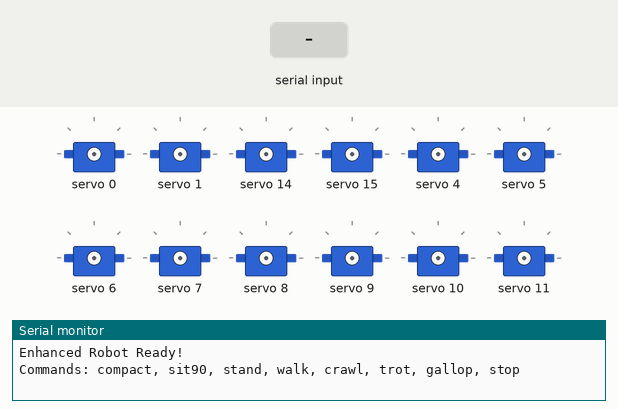
This sketch was run on a simulated Arduino Uno, built with avr-gcc and run on an emulated ATmega328P. On the bench: 12 × servo, the last lines printed to the serial monitor. The test bench sets the inputs (shaded band).

Above: at 1.2 s.
1.3 s: "crawl\n" received over Serial
At 2.5 s:
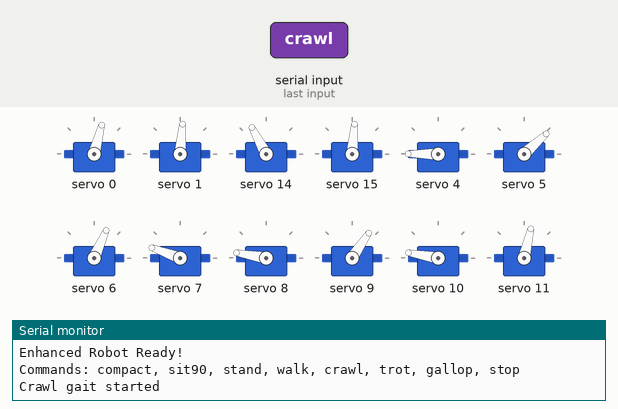
4.3 s: "compact\n" received over Serial
At 6.97 s:
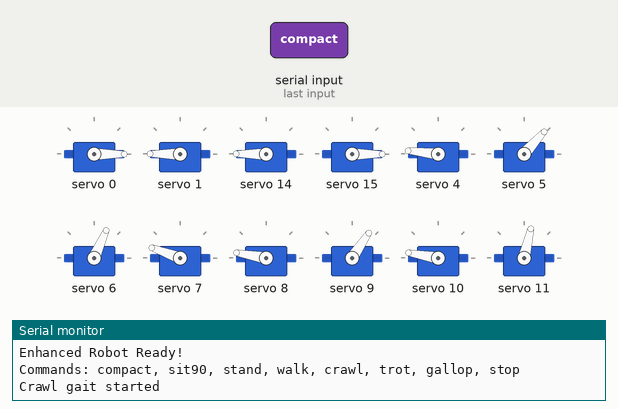
7.3 s: "sit90\n" received over Serial
At 9.6 s:
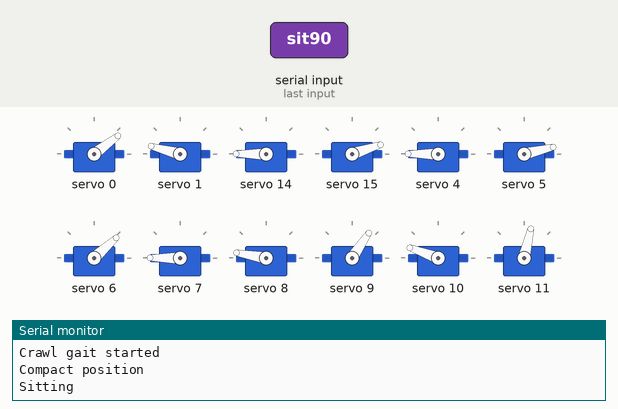
10.3 s: "stand\n" received over Serial
At 13.0 s:
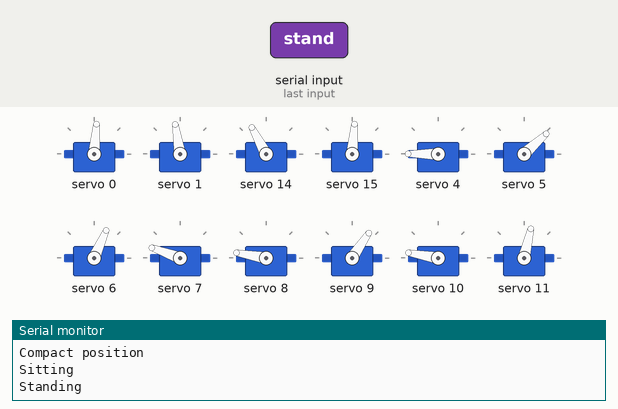
13.3 s: "gallop\n" received over Serial
Timing chart, 0 to 20.3 s (numbered marks = the images above; inputs shaded):
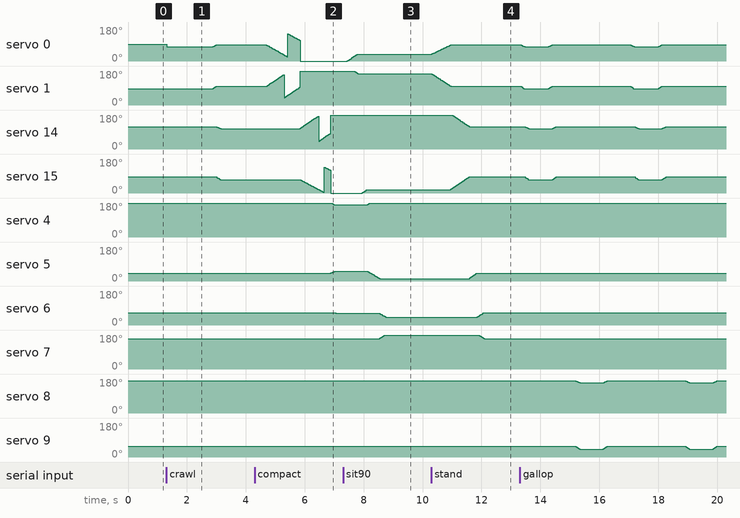

The sketch:

QuadrupedRobot_Simple_v2.ino
```cpp
// Simple Gait Implementation - Based on your existing code
#include <Wire.h>
#include <Adafruit_PWMServoDriver.h>

Adafruit_PWMServoDriver pwm = Adafruit_PWMServoDriver();

// Your existing variables
String inputString = "";
boolean stringComplete = false;
int currentPos[16];

// Simple gait control
bool continuousWalk = false;
int walkType = 0; // 0=stop, 1=crawl, 2=trot, 3=gallop
int stepCounter = 0;

// Your existing functions (unchanged)
void smoothSetPWM(uint8_t channel, int target, int speed = 1, int delayMs = 3) {
  int current = currentPos[channel];
  if (current == 0) current = target;
  int step = (current < target) ? 1 : -1;

  for (int pos = current; pos != target; pos += step * speed) {
    pwm.setPWM(channel, 0, pos);
    delay(delayMs);
  }

  pwm.setPWM(channel, 0, target);
  currentPos[channel] = target;
}

void smoothSetPair(uint8_t chA, int tgtA, uint8_t chB, int tgtB, int speed = 1, int delayMs = 3) {
  int curA = currentPos[chA];
  int curB = currentPos[chB];

  if (curA == 0) curA = tgtA;
  if (curB == 0) curB = tgtB;

  int maxSteps = max(abs(tgtA - curA), abs(tgtB - curB)) / speed;
  for (int i = 1; i <= maxSteps; i++) {
    int posA = curA + ((tgtA - curA) * i) / maxSteps;
    int posB = curB + ((tgtB - curB) * i) / maxSteps;
    pwm.setPWM(chA, 0, posA);
    pwm.setPWM(chB, 0, posB);
    delay(delayMs);
  }

  pwm.setPWM(chA, 0, tgtA);
  pwm.setPWM(chB, 0, tgtB);
  currentPos[chA] = tgtA;
  currentPos[chB] = tgtB;
}

void compact() {
  smoothSetPair(0, 80, 1, 570);
  smoothSetPair(14, 570, 15, 80);
  smoothSetPair(4, 470, 5, 220);
  smoothSetPair(6, 240, 7, 450);
  smoothSetPair(8, 470, 9, 230);
  smoothSetPair(10, 450, 11, 275);
}

void sit90() {
  smoothSetPair(0, 190, 1, 460);
  smoothSetPair(14, 500, 15, 150);
  smoothSetPair(4, 560, 5, 140);
  smoothSetPair(6, 200, 7, 500);
  smoothSetPair(8, 470, 9, 230);
  smoothSetPair(10, 450, 11, 275);
}

void standstraight() {
  smoothSetPair(0, 290, 1, 320);
  smoothSetPair(14, 360, 15, 290);
  smoothSetPair(4, 500, 5, 200);
  smoothSetPair(6, 250, 7, 450);
  smoothSetPair(8, 470, 9, 230);
  smoothSetPair(10, 470, 11, 275);
}

// Your original walk function
void walk() {
  int i = 0;
  while(i < 10) {
    smoothSetPair(0, 290, 1, 290);
    smoothSetPair(14, 360, 15, 290);
    smoothSetPair(4, 500, 5, 200);
    smoothSetPair(6, 250, 7, 430);
    smoothSetPair(8, 470, 9, 230);
    smoothSetPair(10, 470, 11, 275);
    delay(1000);

    smoothSetPair(0, 260, 1, 320);
    smoothSetPair(14, 390, 15, 260);
    smoothSetPair(4, 500, 5, 180);
    smoothSetPair(6, 250, 7, 450);
    smoothSetPair(8, 470, 9, 230);
    smoothSetPair(10, 470, 11, 275);
    delay(1000);
    i++;
  }
}

// NEW: Crawl gait - one leg at a time
void crawlStep() {
  int legSequence[4][12] = {
    // Front Left lift
    {270, 290, 360, 290, 500, 200, 250, 450, 470, 230, 470, 275},
    // Front Right lift
    {290, 320, 340, 260, 500, 200, 250, 450, 470, 230, 470, 275},
    // Back Left lift
    {290, 320, 360, 290, 500, 200, 250, 450, 450, 200, 470, 275},
    // Back Right lift
    {290, 320, 360, 290, 500, 200, 250, 450, 470, 230, 450, 245}
  };

  int leg = stepCounter % 4;

  // Move all servos to the position for this leg
  smoothSetPair(0, legSequence[leg][0], 1, legSequence[leg][1]);
  smoothSetPair(14, legSequence[leg][2], 15, legSequence[leg][3]);
  smoothSetPair(4, legSequence[leg][4], 5, legSequence[leg][5]);
  smoothSetPair(6, legSequence[leg][6], 7, legSequence[leg][7]);
  smoothSetPair(8, legSequence[leg][8], 9, legSequence[leg][9]);
  smoothSetPair(10, legSequence[leg][10], 11, legSequence[leg][11]);

  delay(1500); // Hold position
  stepCounter++;
}

// NEW: Trot gait - diagonal pairs
void trotStep() {
  if (stepCounter % 2 == 0) {
    // Front-left and back-right up
    smoothSetPair(0, 270, 1, 290);   // FL lift
    smoothSetPair(14, 360, 15, 290); // FR ground
    smoothSetPair(4, 500, 5, 200);
    smoothSetPair(6, 250, 7, 450);
    smoothSetPair(8, 470, 9, 230);   // BL ground
    smoothSetPair(10, 450, 11, 245); // BR lift
  } else {
    // Front-right and back-left up
    smoothSetPair(0, 290, 1, 320);   // FL ground
    smoothSetPair(14, 340, 15, 260); // FR lift
    smoothSetPair(4, 500, 5, 200);
    smoothSetPair(6, 250, 7, 450);
    smoothSetPair(8, 450, 9, 200);   // BL lift
    smoothSetPair(10, 470, 11, 275); // BR ground
  }

  delay(800);
  stepCounter++;
}

// NEW: Gallop gait - front legs together, back legs together
void gallopStep() {
  if (stepCounter % 4 == 0) {
    // Front legs up
    smoothSetPair(0, 270, 1, 290);
    smoothSetPair(14, 340, 15, 260);
    smoothSetPair(4, 500, 5, 200);
    smoothSetPair(6, 250, 7, 450);
    smoothSetPair(8, 470, 9, 230);
    smoothSetPair(10, 470, 11, 275);
  } else if (stepCounter % 4 == 1) {
    // Front legs down
    smoothSetPair(0, 290, 1, 320);
    smoothSetPair(14, 360, 15, 290);
    smoothSetPair(4, 500, 5, 200);
    smoothSetPair(6, 250, 7, 450);
    smoothSetPair(8, 470, 9, 230);
    smoothSetPair(10, 470, 11, 275);
  } else if (stepCounter % 4 == 2) {
    // Back legs up
    smoothSetPair(0, 290, 1, 320);
    smoothSetPair(14, 360, 15, 290);
    smoothSetPair(4, 500, 5, 200);
    smoothSetPair(6, 250, 7, 450);
    smoothSetPair(8, 450, 9, 200);
    smoothSetPair(10, 450, 11, 245);
  } else {
    // Back legs down
    standstraight();
  }

  delay(600);
  stepCounter++;
}

void setup() {
  Wire.begin();
  pwm.begin();
  pwm.setPWMFreq(50);

  Serial.begin(115200);
  Serial.println("Enhanced Robot Ready!");
  Serial.println("Commands: compact, sit90, stand, walk, crawl, trot, gallop, stop");
}

void loop() {
  // Handle serial input (your existing code)
  while (Serial.available()) {
    char inChar = Serial.read();
    inputString += inChar;

    if (inChar == '\n') {
      stringComplete = true;
    }
  }

  if (stringComplete) {
    inputString.trim();

    if (inputString == "compact") {
      continuousWalk = false;
      compact();
      Serial.println("Compact position");
    }
    else if (inputString == "sit90") {
      continuousWalk = false;
      sit90();
      Serial.println("Sitting");
    }
    else if (inputString == "walk") {
      continuousWalk = false;
      walk();
      Serial.println("Basic walk completed");
    }
    else if (inputString == "stand") {
      continuousWalk = false;
      standstraight();
      Serial.println("Standing");
    }
    else if (inputString == "crawl") {
      continuousWalk = true;
      walkType = 1;
      stepCounter = 0;
      Serial.println("Crawl gait started");
    }
    else if (inputString == "trot") {
      continuousWalk = true;
      walkType = 2;
      stepCounter = 0;
      Serial.println("Trot gait started");
    }
    else if (inputString == "gallop") {
      continuousWalk = true;
      walkType = 3;
      stepCounter = 0;
      Serial.println("Gallop gait started");
    }
    else if (inputString == "stop") {
      continuousWalk = false;
      standstraight();
      Serial.println("Stopped");
    }
    else {
      Serial.println("Invalid option: " + inputString);
    }

    inputString = "";
    stringComplete = false;
  }

  // Execute continuous walking gaits
  if (continuousWalk) {
    switch (walkType) {
      case 1:
        crawlStep();
        break;
      case 2:
        trotStep();
        break;
      case 3:
        gallopStep();
        break;
    }
  }

  delay(50); // Small delay for responsiveness
}
```

Measured:
- after the input at 1.3 s, servo 0: 90° → 75° at once, → 85° 1.6 s later; servo 1: 85° → 99° after 1.6 s; servo 14: 118° → 108° after 1.7 s; servo 15: 85° → 70° after 1.7 s
- after the input at 4.3 s, servo 4: 180° → 170° after 2.6 s; servo 5: 42° → 51° after 2.6 s; servo 6: 66° → 61° after 2.7 s; servo 8: stops changing and stays 170°; servo 9: stops changing and stays 56°
- after the input at 7.3 s, servo 0: moves from 0° to 37° over 0.35 s, starting after 0.15 s; servo 1: 180° → 165° after 0.37 s; servo 15: 0° → 18° after 0.65 s; servo 4: 170° → 180° after 0.84 s; servo 5: moves from 51° to 13° over 0.40 s, starting after 0.84 s
- after the input at 10.3 s, servo 0: moves from 37° to 85° over 0.63 s, starting at once; servo 1: moves from 165° to 99° over 0.63 s, starting at once; servo 14: moves from 180° to 118° over 0.58 s, starting after 0.70 s; servo 15: moves from 18° to 85° over 0.63 s, starting after 0.65 s; servo 5: moves from 13° to 42° over 0.26 s, starting after 1.3 s
